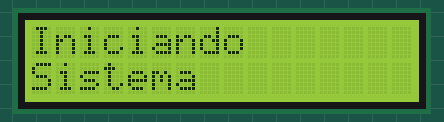
Simulated run of this sketch. Board: Arduino Uno, built with avr-gcc and run on an emulated ATmega328P. On the bench: 16×2 character LCD.

Above: at 0.1 s.
At 2.1 s:
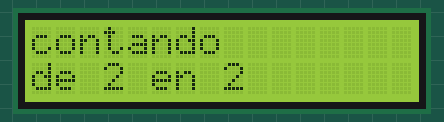
At 3.1 s:
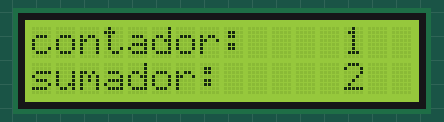
At 11.2 s:
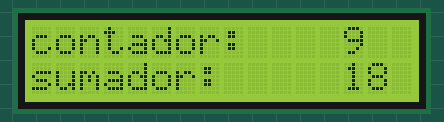
At 20.2 s:
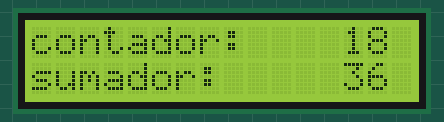
At 38.2 s:
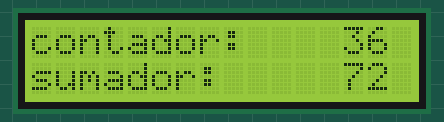

Measured:
- what the display in image 1 shows lasts 1.0 s, from 2.1 s to 3.1 s

The sketch:

utn_clase_arduino_08_001.ino
```cpp
#include <LiquidCrystal.h>
LiquidCrystal lcd(12, 11, 5, 4, 3, 2);
int sumador = 0;
int contador = 0;
void setup()
{
	lcd.begin(16, 2);
	lcd.print("Iniciando");
	lcd.setCursor(0, 1);
	lcd.print("Sistema");
	delay(1000);
	lcd.clear();
	delay(1000);
	lcd.print("contando");
	lcd.setCursor(0, 1);
	lcd.print("de 2 en 2");
	delay(1000);
  lcd.clear();
}
void loop()
{
  	sumador += 2;
  	contador++;
  	lcd.setCursor(0,0);
  	lcd.print("contador:");

  	lcd.setCursor(13,0);
  	lcd.print(contador);

    lcd.setCursor(0, 1);
    lcd.print("sumador:");

    lcd.setCursor(13,1);
    lcd.print(sumador);

  	delay(1000);
}
```
